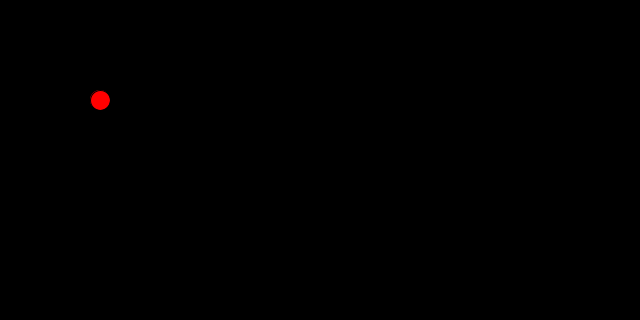
Frame 1 (no input)
Frame 60 (the mouse pressed at the canvas centre just before this capture): identical to frame 1, image omitted
Frame 120 (the mouse held since frame 60 and released just before this capture): identical to frame 1, image omitted

The Processing sketch that drew this single still picture (run headless with seeded random() and noise(); from frame 60 on, the mouse is pressed at the canvas centre):

// Processing sketch: Flower
// ── Flower.pde

void setup() {
  size(640, 320);
};


void draw() {

  background(0);
  flower();
}

void flower() {
  fill(255, 0, 0);
  ellipse(100, 100, 20, 20);
}
